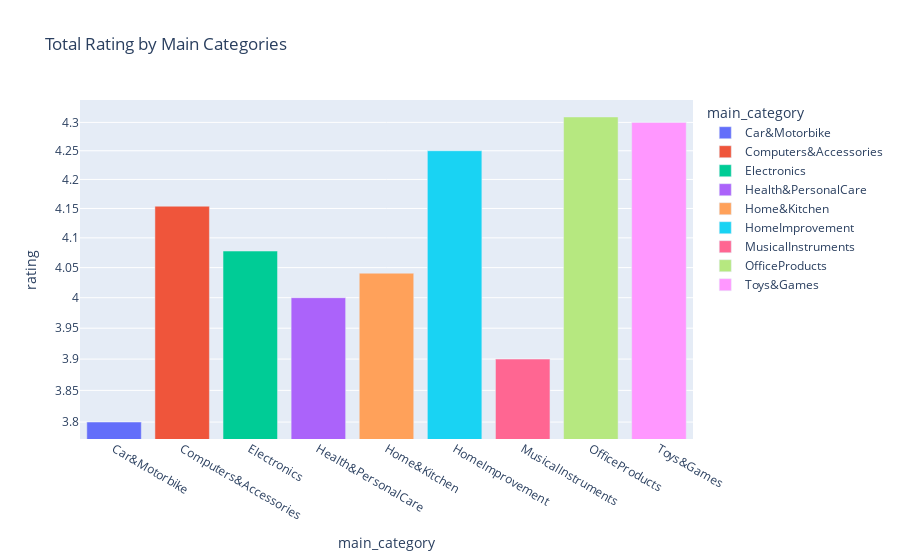

Write notebook code for a chart like this one.
### Markdown cell above
Although it represents almost the same percentage of the dataset, we observe a significant gap in the number of evaluations: Electronics has the highest number of evaluations.

### Code cell
avg_main_category_rating = df.groupby("main_category")["rating"].mean().reset_index()

fig = px.bar(avg_main_category_rating,y="rating",x="main_category", color="main_category",title="Total Rating by Main Categories")
fig.update_layout(yaxis_type="log") 
fig.show()

### Figure 1 — Plotly figure (JSON) as saved in the notebook; plotly's stock layout.template omitted (floating-point values rounded to 4 significant figures)
{"data": [{"alignmentgroup": "True", "hovertemplate": "main_category=%{x}<br>rating=%{y}<extra></extra>", "legendgroup": "Car&Motorbike", "marker": {"color": "#636efa", "pattern": {"shape": ""}}, "name": "Car&Motorbike", "offsetgroup": "Car&Motorbike", "orientation": "v", "showlegend": true, "textposition": "auto", "type": "bar", "x": ["Car&Motorbike"], "xaxis": "x", "y": [3.8], "yaxis": "y"}, {"alignmentgroup": "True", "hovertemplate": "main_category=%{x}<br>rating=%{y}<extra></extra>", "legendgroup": "Computers&Accessories", "marker": {"color": "#EF553B", "pattern": {"shape": ""}}, "name": "Computers&Accessories", "offsetgroup": "Computers&Accessories", "orientation": "v", "showlegend": true, "textposition": "auto", "type": "bar", "x": ["Computers&Accessories"], "xaxis": "x", "y": [4.154], "yaxis": "y"}, {"alignmentgroup": "True", "hovertemplate": "main_category=%{x}<br>rating=%{y}<extra></extra>", "legendgroup": "Electronics", "marker": {"color": "#00cc96", "pattern": {"shape": ""}}, "name": "Electronics", "offsetgroup": "Electronics", "orientation": "v", "showlegend": true, "textposition": "auto", "type": "bar", "x": ["Electronics"], "xaxis": "x", "y": [4.078], "yaxis": "y"}, {"alignmentgroup": "True", "hovertemplate": "main_category=%{x}<br>rating=%{y}<extra></extra>", "legendgroup": "Health&PersonalCare", "marker": {"color": "#ab63fa", "pattern": {"shape": ""}}, "name": "Health&PersonalCare", "offsetgroup": "Health&PersonalCare", "orientation": "v", "showlegend": true, "textposition": "auto", "type": "bar", "x": ["Health&PersonalCare"], "xaxis": "x", "y": [4], "yaxis": "y"}, {"alignmentgroup": "True", "hovertemplate": "main_category=%{x}<br>rating=%{y}<extra></extra>", "legendgroup": "Home&Kitchen", "marker": {"color": "#FFA15A", "pattern": {"shape": ""}}, "name": "Home&Kitchen", "offsetgroup": "Home&Kitchen", "orientation": "v", "showlegend": true, "textposition": "auto", "type": "bar", "x": ["Home&Kitchen"], "xaxis": "x", "y": [4.041], "yaxis": "y"}, {"alignmentgroup": "True", "hovertemplate": "main_category=%{x}<br>rating=%{y}<extra></extra>", "legendgroup": "HomeImprovement", "marker": {"color": "#19d3f3", "pattern": {"shape": ""}}, "name": "HomeImprovement", "offsetgroup": "HomeImprovement", "orientation": "v", "showlegend": true, "textposition": "auto", "type": "bar", "x": ["HomeImprovement"], "xaxis": "x", "y": [4.25], "yaxis": "y"}, {"alignmentgroup": "True", "hovertemplate": "main_category=%{x}<br>rating=%{y}<extra></extra>", "legendgroup": "MusicalInstruments", "marker": {"color": "#FF6692", "pattern": {"shape": ""}}, "name": "MusicalInstruments", "offsetgroup": "MusicalInstruments", "orientation": "v", "showlegend": true, "textposition": "auto", "type": "bar", "x": ["MusicalInstruments"], "xaxis": "x", "y": [3.9], "yaxis": "y"}, {"alignmentgroup": "True", "hovertemplate": "main_category=%{x}<br>rating=%{y}<extra></extra>", "legendgroup": "OfficeProducts", "marker": {"color": "#B6E880", "pattern": {"shape": ""}}, "name": "OfficeProducts", "offsetgroup": "OfficeProducts", "orientation": "v", "showlegend": true, "textposition": "auto", "type": "bar", "x": ["OfficeProducts"], "xaxis": "x", "y": [4.31], "yaxis": "y"}, {"alignmentgroup": "True", "hovertemplate": "main_category=%{x}<br>rating=%{y}<extra></extra>", "legendgroup": "Toys&Games", "marker": {"color": "#FF97FF", "pattern": {"shape": ""}}, "name": "Toys&Games", "offsetgroup": "Toys&Games", "orientation": "v", "showlegend": true, "textposition": "auto", "type": "bar", "x": ["Toys&Games"], "xaxis": "x", "y": [4.3], "yaxis": "y"}], "layout": {"barmode": "relative", "legend": {"title": {"text": "main_category"}, "tracegroupgap": 0}, "title": {"text": "Total Rating by Main Categories"}, "xaxis": {"anchor": "y", "categoryarray": ["Car&Motorbike", "Computers&Accessories", "Electronics", "Health&PersonalCare", "Home&Kitchen", "HomeImprovement", "MusicalInstruments", "OfficeProducts", "Toys&Games"], "categoryorder": "array", "domain": [0, 1], "title": {"text": "main_category"}}, "yaxis": {"anchor": "x", "domain": [0, 1], "title": {"text": "rating"}, "type": "log"}}}
